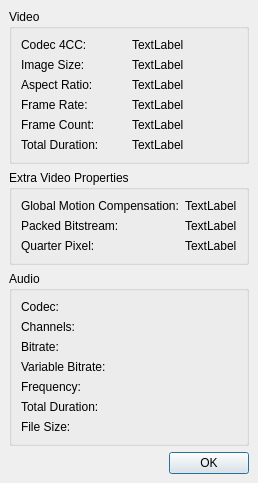
<ui version="4.0" >
 <class>propsDialog</class>
 <widget class="QDialog" name="propsDialog" >
  <property name="geometry" >
   <rect>
    <x>0</x>
    <y>0</y>
    <width>245</width>
    <height>465</height>
   </rect>
  </property>
  <property name="windowTitle" >
   <string>Properties</string>
  </property>
  <layout class="QVBoxLayout" >
   <property name="spacing" >
    <number>6</number>
   </property>
   <property name="leftMargin" >
    <number>9</number>
   </property>
   <property name="topMargin" >
    <number>9</number>
   </property>
   <property name="rightMargin" >
    <number>9</number>
   </property>
   <property name="bottomMargin" >
    <number>9</number>
   </property>
   <item>
    <widget class="QGroupBox" name="groupBox" >
     <property name="title" >
      <string>Video</string>
     </property>
     <property name="flat" >
      <bool>false</bool>
     </property>
     <layout class="QGridLayout" >
      <property name="leftMargin" >
       <number>9</number>
      </property>
      <property name="topMargin" >
       <number>9</number>
      </property>
      <property name="rightMargin" >
       <number>9</number>
      </property>
      <property name="bottomMargin" >
       <number>9</number>
      </property>
      <property name="horizontalSpacing" >
       <number>6</number>
      </property>
      <property name="verticalSpacing" >
       <number>6</number>
      </property>
      <item row="3" column="1" >
       <widget class="QLabel" name="labelFrameRate" >
        <property name="text" >
         <string>TextLabel</string>
        </property>
       </widget>
      </item>
      <item row="3" column="0" >
       <widget class="QLabel" name="label_2" >
        <property name="text" >
         <string>Frame Rate:</string>
        </property>
       </widget>
      </item>
      <item row="4" column="1" >
       <widget class="QLabel" name="labelNbOfFrames" >
        <property name="text" >
         <string>TextLabel</string>
        </property>
       </widget>
      </item>
      <item row="4" column="0" >
       <widget class="QLabel" name="label_3" >
        <property name="text" >
         <string>Frame Count: </string>
        </property>
       </widget>
      </item>
      <item row="5" column="1" >
       <widget class="QLabel" name="labelVideoDuration" >
        <property name="text" >
         <string>TextLabel</string>
        </property>
       </widget>
      </item>
      <item row="5" column="0" >
       <widget class="QLabel" name="label_5" >
        <property name="text" >
         <string>Total Duration:</string>
        </property>
       </widget>
      </item>
      <item row="2" column="1" >
       <widget class="QLabel" name="LabelAspectRatio" >
        <property name="text" >
         <string>TextLabel</string>
        </property>
       </widget>
      </item>
      <item row="2" column="0" >
       <widget class="QLabel" name="label_6" >
        <property name="text" >
         <string>Aspect Ratio:</string>
        </property>
       </widget>
      </item>
      <item row="1" column="1" >
       <widget class="QLabel" name="labeImageSize" >
        <property name="text" >
         <string>TextLabel</string>
        </property>
       </widget>
      </item>
      <item row="1" column="0" >
       <widget class="QLabel" name="label" >
        <property name="text" >
         <string>Image Size:</string>
        </property>
       </widget>
      </item>
      <item row="0" column="1" >
       <widget class="QLabel" name="label4CC" >
        <property name="text" >
         <string>TextLabel</string>
        </property>
       </widget>
      </item>
      <item row="0" column="0" >
       <widget class="QLabel" name="label_4" >
        <property name="text" >
         <string>Codec 4CC:</string>
        </property>
       </widget>
      </item>
     </layout>
    </widget>
   </item>
   <item>
    <widget class="QGroupBox" name="groupBox_2" >
     <property name="title" >
      <string>Extra Video Properties</string>
     </property>
     <layout class="QGridLayout" >
      <property name="leftMargin" >
       <number>9</number>
      </property>
      <property name="topMargin" >
       <number>9</number>
      </property>
      <property name="rightMargin" >
       <number>9</number>
      </property>
      <property name="bottomMargin" >
       <number>9</number>
      </property>
      <property name="horizontalSpacing" >
       <number>6</number>
      </property>
      <property name="verticalSpacing" >
       <number>6</number>
      </property>
      <item row="0" column="0" >
       <widget class="QLabel" name="label_9" >
        <property name="text" >
         <string>Global Motion Compensation:</string>
        </property>
       </widget>
      </item>
      <item row="1" column="1" >
       <widget class="QLabel" name="LabelPackedBitstream" >
        <property name="text" >
         <string>TextLabel</string>
        </property>
       </widget>
      </item>
      <item row="1" column="0" >
       <widget class="QLabel" name="label_8" >
        <property name="text" >
         <string>Packed Bitstream:</string>
        </property>
       </widget>
      </item>
      <item row="2" column="1" >
       <widget class="QLabel" name="LabelQuarterPixel" >
        <property name="text" >
         <string>TextLabel</string>
        </property>
       </widget>
      </item>
      <item row="2" column="0" >
       <widget class="QLabel" name="label_7" >
        <property name="text" >
         <string>Quarter Pixel:</string>
        </property>
       </widget>
      </item>
      <item row="0" column="1" >
       <widget class="QLabel" name="LabelGMC" >
        <property name="text" >
         <string>TextLabel</string>
        </property>
       </widget>
      </item>
     </layout>
    </widget>
   </item>
   <item>
    <widget class="QGroupBox" name="groupBoxAudio" >
     <property name="title" >
      <string>Audio</string>
     </property>
     <property name="flat" >
      <bool>false</bool>
     </property>
     <layout class="QGridLayout" >
      <property name="leftMargin" >
       <number>9</number>
      </property>
      <property name="topMargin" >
       <number>9</number>
      </property>
      <property name="rightMargin" >
       <number>9</number>
      </property>
      <property name="bottomMargin" >
       <number>9</number>
      </property>
      <property name="horizontalSpacing" >
       <number>6</number>
      </property>
      <property name="verticalSpacing" >
       <number>6</number>
      </property>
      <item row="6" column="1" >
       <widget class="QLabel" name="labelFileSize" >
        <property name="text" >
         <string/>
        </property>
       </widget>
      </item>
      <item row="6" column="0" >
       <widget class="QLabel" name="label_16" >
        <property name="text" >
         <string>File Size:</string>
        </property>
       </widget>
      </item>
      <item row="5" column="1" >
       <widget class="QLabel" name="labelAudioDuration" >
        <property name="text" >
         <string/>
        </property>
       </widget>
      </item>
      <item row="5" column="0" >
       <widget class="QLabel" name="label_13" >
        <property name="text" >
         <string>Total Duration:</string>
        </property>
       </widget>
      </item>
      <item row="4" column="0" >
       <widget class="QLabel" name="label_11" >
        <property name="text" >
         <string>Frequency:</string>
        </property>
       </widget>
      </item>
      <item row="4" column="1" >
       <widget class="QLabel" name="labelFrequency" >
        <property name="text" >
         <string/>
        </property>
       </widget>
      </item>
      <item row="3" column="0" >
       <widget class="QLabel" name="label_14" >
        <property name="text" >
         <string>Variable Bitrate:</string>
        </property>
       </widget>
      </item>
      <item row="3" column="1" >
       <widget class="QLabel" name="labelVBR" >
        <property name="text" >
         <string/>
        </property>
       </widget>
      </item>
      <item row="2" column="1" >
       <widget class="QLabel" name="labelBitrate" >
        <property name="text" >
         <string/>
        </property>
       </widget>
      </item>
      <item row="2" column="0" >
       <widget class="QLabel" name="label_15" >
        <property name="text" >
         <string>Bitrate:</string>
        </property>
       </widget>
      </item>
      <item row="1" column="1" >
       <widget class="QLabel" name="labelChannels" >
        <property name="text" >
         <string/>
        </property>
       </widget>
      </item>
      <item row="1" column="0" >
       <widget class="QLabel" name="label_10" >
        <property name="text" >
         <string>Channels:</string>
        </property>
       </widget>
      </item>
      <item row="0" column="1" >
       <widget class="QLabel" name="labelACodec" >
        <property name="text" >
         <string/>
        </property>
       </widget>
      </item>
      <item row="0" column="0" >
       <widget class="QLabel" name="label_12" >
        <property name="text" >
         <string>Codec:</string>
        </property>
       </widget>
      </item>
     </layout>
    </widget>
   </item>
   <item>
    <widget class="QPushButton" name="pushButton" >
     <property name="sizePolicy" >
      <sizepolicy vsizetype="Fixed" hsizetype="Fixed" >
       <horstretch>0</horstretch>
       <verstretch>0</verstretch>
      </sizepolicy>
     </property>
     <property name="layoutDirection" >
      <enum>Qt::RightToLeft</enum>
     </property>
     <property name="text" >
      <string>OK</string>
     </property>
     <property name="default" >
      <bool>true</bool>
     </property>
    </widget>
   </item>
  </layout>
 </widget>
 <resources/>
 <connections>
  <connection>
   <sender>pushButton</sender>
   <signal>clicked()</signal>
   <receiver>propsDialog</receiver>
   <slot>accept()</slot>
   <hints>
    <hint type="sourcelabel" >
     <x>284</x>
     <y>424</y>
    </hint>
    <hint type="destinationlabel" >
     <x>167</x>
     <y>252</y>
    </hint>
   </hints>
  </connection>
 </connections>
</ui>
